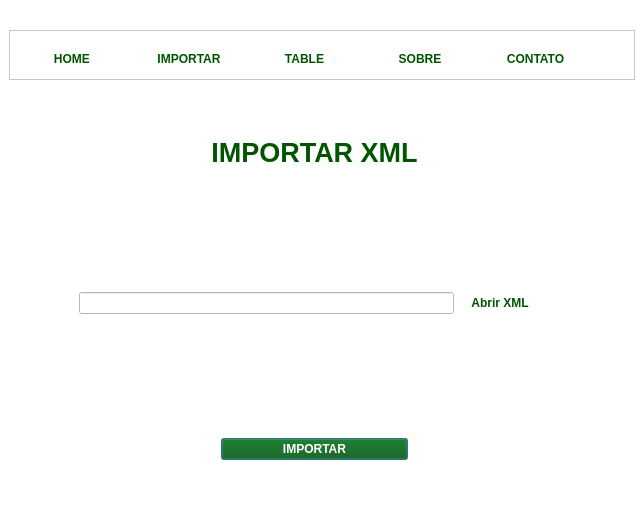
<?xml version="1.0" encoding="UTF-8"?>
<ui version="4.0">
 <class>PrimeiraTela</class>
 <widget class="QMainWindow" name="PrimeiraTela">
  <property name="windowModality">
   <enum>Qt::WindowModal</enum>
  </property>
  <property name="enabled">
   <bool>true</bool>
  </property>
  <property name="geometry">
   <rect>
    <x>0</x>
    <y>0</y>
    <width>644</width>
    <height>507</height>
   </rect>
  </property>
  <property name="sizePolicy">
   <sizepolicy hsizetype="Preferred" vsizetype="Preferred">
    <horstretch>0</horstretch>
    <verstretch>0</verstretch>
   </sizepolicy>
  </property>
  <property name="minimumSize">
   <size>
    <width>0</width>
    <height>507</height>
   </size>
  </property>
  <property name="maximumSize">
   <size>
    <width>674</width>
    <height>507</height>
   </size>
  </property>
  <property name="sizeIncrement">
   <size>
    <width>10</width>
    <height>0</height>
   </size>
  </property>
  <property name="cursor">
   <cursorShape>ArrowCursor</cursorShape>
  </property>
  <property name="contextMenuPolicy">
   <enum>Qt::CustomContextMenu</enum>
  </property>
  <property name="windowTitle">
   <string notr="true">MainWindow</string>
  </property>
  <property name="whatsThis">
   <string notr="true"/>
  </property>
  <property name="autoFillBackground">
   <bool>false</bool>
  </property>
  <property name="styleSheet">
   <string notr="true">background-color: rgb(255, 255, 255);
color: rgb(0, 85, 0);</string>
  </property>
  <widget class="QWidget" name="centralwidget">
   <property name="enabled">
    <bool>true</bool>
   </property>
   <property name="sizePolicy">
    <sizepolicy hsizetype="Preferred" vsizetype="Preferred">
     <horstretch>0</horstretch>
     <verstretch>0</verstretch>
    </sizepolicy>
   </property>
   <property name="minimumSize">
    <size>
     <width>644</width>
     <height>498</height>
    </size>
   </property>
   <property name="maximumSize">
    <size>
     <width>644</width>
     <height>498</height>
    </size>
   </property>
   <layout class="QGridLayout" name="gridLayout_4">
    <item row="1" column="0">
     <widget class="QFrame" name="frame_2">
      <property name="maximumSize">
       <size>
        <width>16777215</width>
        <height>50</height>
       </size>
      </property>
      <property name="frameShape">
       <enum>QFrame::StyledPanel</enum>
      </property>
      <property name="frameShadow">
       <enum>QFrame::Raised</enum>
      </property>
      <widget class="QWidget" name="">
       <property name="geometry">
        <rect>
         <x>10</x>
         <y>10</y>
         <width>571</width>
         <height>37</height>
        </rect>
       </property>
       <layout class="QHBoxLayout" name="horizontalLayout">
        <item>
         <widget class="QPushButton" name="btn_home">
          <property name="sizePolicy">
           <sizepolicy hsizetype="Preferred" vsizetype="Preferred">
            <horstretch>0</horstretch>
            <verstretch>0</verstretch>
           </sizepolicy>
          </property>
          <property name="minimumSize">
           <size>
            <width>0</width>
            <height>35</height>
           </size>
          </property>
          <property name="font">
           <font>
            <weight>75</weight>
            <bold>true</bold>
           </font>
          </property>
          <property name="toolTip">
           <string notr="true"/>
          </property>
          <property name="statusTip">
           <string notr="true"/>
          </property>
          <property name="accessibleName">
           <string notr="true"/>
          </property>
          <property name="layoutDirection">
           <enum>Qt::RightToLeft</enum>
          </property>
          <property name="autoFillBackground">
           <bool>false</bool>
          </property>
          <property name="styleSheet">
           <string notr="true">QPushButton{
color: rgb(0, 85, 0);
front-size: 16;
background-color: rgb(0, 85, 0);
}

QPushButton:houver{background-color: #fff; color:black}
</string>
          </property>
          <property name="text">
           <string>HOME </string>
          </property>
          <property name="autoDefault">
           <bool>false</bool>
          </property>
          <property name="default">
           <bool>true</bool>
          </property>
          <property name="flat">
           <bool>true</bool>
          </property>
         </widget>
        </item>
        <item>
         <widget class="QPushButton" name="btn_outro">
          <property name="sizePolicy">
           <sizepolicy hsizetype="Preferred" vsizetype="Preferred">
            <horstretch>0</horstretch>
            <verstretch>0</verstretch>
           </sizepolicy>
          </property>
          <property name="font">
           <font>
            <weight>75</weight>
            <bold>true</bold>
           </font>
          </property>
          <property name="toolTip">
           <string notr="true"/>
          </property>
          <property name="statusTip">
           <string notr="true"/>
          </property>
          <property name="styleSheet">
           <string notr="true">QPushButton{
color: rgb(0, 85, 0);
front-size: 16;
background-color: rgb(0, 85, 0);
}

QPushButton:houver{background-color: #fff; color:black}
</string>
          </property>
          <property name="text">
           <string>IMPORTAR</string>
          </property>
          <property name="autoDefault">
           <bool>false</bool>
          </property>
          <property name="default">
           <bool>true</bool>
          </property>
          <property name="flat">
           <bool>true</bool>
          </property>
         </widget>
        </item>
        <item>
         <widget class="QPushButton" name="btn_table">
          <property name="sizePolicy">
           <sizepolicy hsizetype="Preferred" vsizetype="Preferred">
            <horstretch>0</horstretch>
            <verstretch>0</verstretch>
           </sizepolicy>
          </property>
          <property name="font">
           <font>
            <weight>75</weight>
            <bold>true</bold>
           </font>
          </property>
          <property name="toolTip">
           <string notr="true"/>
          </property>
          <property name="statusTip">
           <string notr="true"/>
          </property>
          <property name="styleSheet">
           <string notr="true">QPushButton{
color: rgb(0, 85, 0);
front-size: 16;
background-color: rgb(0, 85, 0);
}

QPushButton:houver{background-color: #fff; color:black}
</string>
          </property>
          <property name="text">
           <string>TABLE</string>
          </property>
          <property name="autoDefault">
           <bool>false</bool>
          </property>
          <property name="default">
           <bool>true</bool>
          </property>
          <property name="flat">
           <bool>true</bool>
          </property>
         </widget>
        </item>
        <item>
         <widget class="QPushButton" name="btn_sobre">
          <property name="enabled">
           <bool>true</bool>
          </property>
          <property name="sizePolicy">
           <sizepolicy hsizetype="Preferred" vsizetype="Preferred">
            <horstretch>0</horstretch>
            <verstretch>0</verstretch>
           </sizepolicy>
          </property>
          <property name="sizeIncrement">
           <size>
            <width>500</width>
            <height>500</height>
           </size>
          </property>
          <property name="baseSize">
           <size>
            <width>500</width>
            <height>500</height>
           </size>
          </property>
          <property name="font">
           <font>
            <weight>75</weight>
            <bold>true</bold>
           </font>
          </property>
          <property name="toolTip">
           <string notr="true"/>
          </property>
          <property name="statusTip">
           <string notr="true"/>
          </property>
          <property name="styleSheet">
           <string notr="true">QPushButton{
color: rgb(0, 85, 0);
front-size: 16;
background-color: rgb(0, 85, 0);
}

QPushButton:houver{background-color: #fff; color:black}
</string>
          </property>
          <property name="text">
           <string>SOBRE</string>
          </property>
          <property name="autoDefault">
           <bool>false</bool>
          </property>
          <property name="default">
           <bool>true</bool>
          </property>
          <property name="flat">
           <bool>true</bool>
          </property>
         </widget>
        </item>
        <item>
         <widget class="QPushButton" name="btn_contato">
          <property name="sizePolicy">
           <sizepolicy hsizetype="Preferred" vsizetype="Preferred">
            <horstretch>0</horstretch>
            <verstretch>0</verstretch>
           </sizepolicy>
          </property>
          <property name="maximumSize">
           <size>
            <width>500</width>
            <height>500</height>
           </size>
          </property>
          <property name="sizeIncrement">
           <size>
            <width>4500</width>
            <height>500</height>
           </size>
          </property>
          <property name="baseSize">
           <size>
            <width>500</width>
            <height>500</height>
           </size>
          </property>
          <property name="font">
           <font>
            <weight>75</weight>
            <bold>true</bold>
           </font>
          </property>
          <property name="toolTip">
           <string notr="true"/>
          </property>
          <property name="statusTip">
           <string notr="true"/>
          </property>
          <property name="styleSheet">
           <string notr="true">QPushButton{
color: rgb(0, 85, 0);
front-size: 16;
background-color: rgb(0, 85, 0);
}

QPushButton:houver{background-color: #fff; color:black}
</string>
          </property>
          <property name="text">
           <string>CONTATO</string>
          </property>
          <property name="autoDefault">
           <bool>false</bool>
          </property>
          <property name="default">
           <bool>true</bool>
          </property>
          <property name="flat">
           <bool>true</bool>
          </property>
         </widget>
        </item>
       </layout>
      </widget>
     </widget>
    </item>
    <item row="3" column="0">
     <widget class="QStackedWidget" name="Pages">
      <property name="enabled">
       <bool>true</bool>
      </property>
      <property name="sizePolicy">
       <sizepolicy hsizetype="Preferred" vsizetype="Preferred">
        <horstretch>0</horstretch>
        <verstretch>0</verstretch>
       </sizepolicy>
      </property>
      <property name="minimumSize">
       <size>
        <width>0</width>
        <height>361</height>
       </size>
      </property>
      <property name="maximumSize">
       <size>
        <width>16777215</width>
        <height>361</height>
       </size>
      </property>
      <property name="font">
       <font>
        <weight>50</weight>
        <bold>false</bold>
        <stylestrategy>PreferDefault</stylestrategy>
       </font>
      </property>
      <property name="acceptDrops">
       <bool>false</bool>
      </property>
      <property name="currentIndex">
       <number>4</number>
      </property>
      <widget class="QWidget" name="pg_table">
       <property name="enabled">
        <bool>true</bool>
       </property>
       <property name="sizePolicy">
        <sizepolicy hsizetype="Preferred" vsizetype="Preferred">
         <horstretch>0</horstretch>
         <verstretch>0</verstretch>
        </sizepolicy>
       </property>
       <property name="toolTip">
        <string notr="true"/>
       </property>
       <property name="statusTip">
        <string notr="true"/>
       </property>
       <property name="accessibleName">
        <string notr="true"/>
       </property>
       <layout class="QGridLayout" name="gridLayout_2">
        <item row="0" column="0" colspan="2">
         <widget class="QTabWidget" name="Estoque_Saida">
          <property name="enabled">
           <bool>true</bool>
          </property>
          <property name="sizePolicy">
           <sizepolicy hsizetype="Preferred" vsizetype="Preferred">
            <horstretch>0</horstretch>
            <verstretch>0</verstretch>
           </sizepolicy>
          </property>
          <property name="tabletTracking">
           <bool>false</bool>
          </property>
          <property name="currentIndex">
           <number>1</number>
          </property>
          <widget class="QWidget" name="tab">
           <property name="enabled">
            <bool>true</bool>
           </property>
           <attribute name="title">
            <string>Base</string>
           </attribute>
           <layout class="QVBoxLayout" name="verticalLayout_7">
            <item>
             <layout class="QHBoxLayout" name="horizontalLayout_10">
              <item>
               <layout class="QVBoxLayout" name="verticalLayout">
                <item>
                 <widget class="QPushButton" name="pushButton_5">
                  <property name="styleSheet">
                   <string notr="true">QPushButton{
color: rgb(255, 255, 255);
front-size: 16;
background-color: rgb(0, 85, 0);
}

QPushButton:houver{background-color: #fff; color:black}</string>
                  </property>
                  <property name="text">
                   <string>Importar </string>
                  </property>
                 </widget>
                </item>
                <item>
                 <widget class="QPushButton" name="pushButton_4">
                  <property name="styleSheet">
                   <string notr="true">QPushButton{
color: rgb(255, 255, 255);
front-size: 16;
background-color: rgb(0, 85, 0);
}

QPushButton:houver{background-color: #fff; color:black}</string>
                  </property>
                  <property name="text">
                   <string>Gerar Saída</string>
                  </property>
                 </widget>
                </item>
                <item>
                 <widget class="QPushButton" name="pushButton_3">
                  <property name="styleSheet">
                   <string notr="true">QPushButton{
color: rgb(255, 255, 255);
front-size: 16;
background-color: rgb(0, 85, 0);
}

QPushButton:houver{background-color: #fff; color:black}</string>
                  </property>
                  <property name="text">
                   <string>Entorno</string>
                  </property>
                 </widget>
                </item>
                <item>
                 <spacer name="verticalSpacer">
                  <property name="orientation">
                   <enum>Qt::Vertical</enum>
                  </property>
                  <property name="sizeHint" stdset="0">
                   <size>
                    <width>20</width>
                    <height>40</height>
                   </size>
                  </property>
                 </spacer>
                </item>
               </layout>
              </item>
              <item>
               <layout class="QVBoxLayout" name="verticalLayout_6">
                <item>
                 <layout class="QVBoxLayout" name="verticalLayout_4">
                  <item>
                   <widget class="QLabel" name="label_17">
                    <property name="font">
                     <font>
                      <weight>75</weight>
                      <bold>true</bold>
                     </font>
                    </property>
                    <property name="text">
                     <string>Estoque</string>
                    </property>
                   </widget>
                  </item>
                  <item>
                   <widget class="QTreeWidget" name="treeWidget">
                    <property name="enabled">
                     <bool>true</bool>
                    </property>
                    <property name="sizePolicy">
                     <sizepolicy hsizetype="Expanding" vsizetype="Preferred">
                      <horstretch>0</horstretch>
                      <verstretch>0</verstretch>
                     </sizepolicy>
                    </property>
                    <column>
                     <property name="text">
                      <string>Cliente</string>
                     </property>
                    </column>
                    <column>
                     <property name="text">
                      <string>Produto</string>
                     </property>
                    </column>
                    <column>
                     <property name="text">
                      <string>ID</string>
                     </property>
                    </column>
                    <column>
                     <property name="text">
                      <string>UF</string>
                     </property>
                    </column>
                    <column>
                     <property name="text">
                      <string>Município</string>
                     </property>
                    </column>
                    <column>
                     <property name="text">
                      <string>Nota Fiscal</string>
                     </property>
                    </column>
                    <column>
                     <property name="text">
                      <string>Quantidade</string>
                     </property>
                    </column>
                    <column>
                     <property name="text">
                      <string>Espécie</string>
                     </property>
                    </column>
                    <column>
                     <property name="text">
                      <string>Usuário </string>
                     </property>
                    </column>
                    <column>
                     <property name="text">
                      <string>Requisição</string>
                     </property>
                    </column>
                    <column>
                     <property name="text">
                      <string>Saída</string>
                     </property>
                    </column>
                   </widget>
                  </item>
                 </layout>
                </item>
                <item>
                 <layout class="QVBoxLayout" name="verticalLayout_5">
                  <item>
                   <widget class="QLabel" name="label_16">
                    <property name="font">
                     <font>
                      <weight>75</weight>
                      <bold>true</bold>
                     </font>
                    </property>
                    <property name="text">
                     <string>Saída</string>
                    </property>
                   </widget>
                  </item>
                  <item>
                   <widget class="QTreeWidget" name="treeWidget_3">
                    <column>
                     <property name="text">
                      <string>Nota Fiscal</string>
                     </property>
                    </column>
                    <column>
                     <property name="text">
                      <string>ID</string>
                     </property>
                    </column>
                    <column>
                     <property name="text">
                      <string>Data </string>
                     </property>
                    </column>
                    <column>
                     <property name="text">
                      <string>Usuário</string>
                     </property>
                    </column>
                   </widget>
                  </item>
                 </layout>
                </item>
               </layout>
              </item>
             </layout>
            </item>
           </layout>
          </widget>
          <widget class="QWidget" name="tab_2">
           <property name="sizePolicy">
            <sizepolicy hsizetype="Expanding" vsizetype="Expanding">
             <horstretch>0</horstretch>
             <verstretch>0</verstretch>
            </sizepolicy>
           </property>
           <attribute name="title">
            <string>Estoque</string>
           </attribute>
           <layout class="QGridLayout" name="gridLayout_3">
            <item row="0" column="0">
             <widget class="QLabel" name="label_18">
              <property name="enabled">
               <bool>true</bool>
              </property>
              <property name="font">
               <font>
                <pointsize>17</pointsize>
                <weight>75</weight>
                <bold>true</bold>
               </font>
              </property>
              <property name="toolTip">
               <string/>
              </property>
              <property name="text">
               <string>&lt;html&gt;&lt;head/&gt;&lt;body&gt;&lt;p align=&quot;center&quot;&gt;Estoque &lt;/p&gt;&lt;/body&gt;&lt;/html&gt;</string>
              </property>
              <property name="scaledContents">
               <bool>false</bool>
              </property>
              <property name="wordWrap">
               <bool>false</bool>
              </property>
              <property name="openExternalLinks">
               <bool>false</bool>
              </property>
             </widget>
            </item>
            <item row="1" column="0">
             <layout class="QHBoxLayout" name="horizontalLayout_11">
              <item>
               <widget class="QPushButton" name="pushButton_7">
                <property name="styleSheet">
                 <string notr="true">QPushButton{
color: rgb(255, 255, 255);
front-size: 16;
background-color: rgb(0, 85, 0);
}

QPushButton:houver{background-color: #fff; color:black}</string>
                </property>
                <property name="text">
                 <string>Gerar Excel</string>
                </property>
               </widget>
              </item>
              <item>
               <widget class="QPushButton" name="pushButton_2">
                <property name="styleSheet">
                 <string notr="true">QPushButton{
color: rgb(255, 255, 255);
front-size: 16;
background-color: rgb(0, 85, 0);
}

QPushButton:houver{background-color: #fff; color:black}</string>
                </property>
                <property name="text">
                 <string>Gerar Gráfico</string>
                </property>
               </widget>
              </item>
             </layout>
            </item>
            <item row="2" column="0">
             <widget class="QLineEdit" name="txt_filtro">
              <property name="font">
               <font>
                <weight>75</weight>
                <bold>true</bold>
               </font>
              </property>
              <property name="text">
               <string>Filtro</string>
              </property>
             </widget>
            </item>
            <item row="3" column="0">
             <widget class="QTableView" name="tableView"/>
            </item>
           </layout>
          </widget>
         </widget>
        </item>
       </layout>
      </widget>
      <widget class="QWidget" name="pg_contato">
       <widget class="QLabel" name="label_13">
        <property name="enabled">
         <bool>true</bool>
        </property>
        <property name="geometry">
         <rect>
          <x>240</x>
          <y>10</y>
          <width>191</width>
          <height>20</height>
         </rect>
        </property>
        <property name="font">
         <font>
          <pointsize>17</pointsize>
          <weight>75</weight>
          <bold>true</bold>
         </font>
        </property>
        <property name="toolTip">
         <string/>
        </property>
        <property name="text">
         <string>Tela de Contato</string>
        </property>
        <property name="scaledContents">
         <bool>false</bool>
        </property>
        <property name="wordWrap">
         <bool>false</bool>
        </property>
        <property name="openExternalLinks">
         <bool>false</bool>
        </property>
       </widget>
       <widget class="QWidget" name="">
        <property name="geometry">
         <rect>
          <x>140</x>
          <y>60</y>
          <width>371</width>
          <height>241</height>
         </rect>
        </property>
        <layout class="QVBoxLayout" name="verticalLayout_8">
         <item>
          <widget class="QLabel" name="label_25">
           <property name="text">
            <string>&lt;html&gt;&lt;head/&gt;&lt;body&gt;&lt;p align=&quot;center&quot;&gt;&lt;span style=&quot; font-size:12pt; font-weight:600;&quot;&gt;Desenvolvedora: Ana Karla Santana&lt;/span&gt;&lt;/p&gt;&lt;/body&gt;&lt;/html&gt;</string>
           </property>
          </widget>
         </item>
         <item>
          <widget class="QLabel" name="label_22">
           <property name="text">
            <string>&lt;html&gt;&lt;head/&gt;&lt;body&gt;&lt;p align=&quot;center&quot;&gt;&lt;span style=&quot; font-size:12pt; font-weight:600;&quot;&gt;Email:santanadeanakarla@gmail.com&lt;/span&gt;&lt;/p&gt;&lt;/body&gt;&lt;/html&gt;</string>
           </property>
          </widget>
         </item>
         <item>
          <widget class="QLabel" name="label_23">
           <property name="text">
            <string>&lt;html&gt;&lt;head/&gt;&lt;body&gt;&lt;p align=&quot;center&quot;&gt;&lt;span style=&quot; font-size:12pt; font-weight:600;&quot;&gt;Linkdin: in\anakarlasantana&lt;/span&gt;&lt;/p&gt;&lt;/body&gt;&lt;/html&gt;</string>
           </property>
          </widget>
         </item>
         <item>
          <widget class="QLabel" name="label_24">
           <property name="text">
            <string>&lt;html&gt;&lt;head/&gt;&lt;body&gt;&lt;p align=&quot;center&quot;&gt;&lt;span style=&quot; font-size:12pt; font-weight:600;&quot;&gt;GitHub: https://github.com/anakarlasantana&lt;/span&gt;&lt;/p&gt;&lt;/body&gt;&lt;/html&gt;</string>
           </property>
          </widget>
         </item>
        </layout>
       </widget>
      </widget>
      <widget class="QWidget" name="pg_sobre">
       <widget class="QLabel" name="label_14">
        <property name="enabled">
         <bool>true</bool>
        </property>
        <property name="geometry">
         <rect>
          <x>280</x>
          <y>10</y>
          <width>91</width>
          <height>41</height>
         </rect>
        </property>
        <property name="font">
         <font>
          <pointsize>17</pointsize>
          <weight>75</weight>
          <bold>true</bold>
         </font>
        </property>
        <property name="text">
         <string>SOBRE</string>
        </property>
       </widget>
       <widget class="QLabel" name="label_19">
        <property name="geometry">
         <rect>
          <x>40</x>
          <y>80</y>
          <width>551</width>
          <height>221</height>
         </rect>
        </property>
        <property name="font">
         <font>
          <weight>75</weight>
          <bold>true</bold>
         </font>
        </property>
        <property name="text">
         <string>&lt;html&gt;&lt;head/&gt;&lt;body&gt;&lt;p align=&quot;center&quot;&gt;&lt;span style=&quot; font-size:11pt;&quot;&gt;O A2B Estoque e Logística foi criado com o intuito de facilitar o&lt;/span&gt;&lt;/p&gt;&lt;p align=&quot;center&quot;&gt;&lt;span style=&quot; font-size:11pt;&quot;&gt; gerenciamento de estoque em armazém e no transporte logístico.&lt;/span&gt;&lt;/p&gt;&lt;/body&gt;&lt;/html&gt;</string>
        </property>
       </widget>
      </widget>
      <widget class="QWidget" name="pg_home">
       <property name="enabled">
        <bool>true</bool>
       </property>
       <property name="toolTip">
        <string notr="true"/>
       </property>
       <property name="statusTip">
        <string notr="true"/>
       </property>
       <property name="accessibleName">
        <string notr="true"/>
       </property>
       <layout class="QGridLayout" name="gridLayout">
        <item row="0" column="0">
         <widget class="QLabel" name="label">
          <property name="enabled">
           <bool>true</bool>
          </property>
          <property name="styleSheet">
           <string notr="true">color: rgb(0, 85, 0);</string>
          </property>
          <property name="text">
           <string/>
          </property>
          <property name="pixmap">
           <pixmap>../../../../../Downloads/A2B (2).png</pixmap>
          </property>
          <property name="alignment">
           <set>Qt::AlignCenter</set>
          </property>
         </widget>
        </item>
        <item row="1" column="0">
         <widget class="QPushButton" name="bt_cadrastrar_usuario">
          <property name="sizePolicy">
           <sizepolicy hsizetype="Preferred" vsizetype="Fixed">
            <horstretch>0</horstretch>
            <verstretch>0</verstretch>
           </sizepolicy>
          </property>
          <property name="font">
           <font>
            <weight>75</weight>
            <bold>true</bold>
           </font>
          </property>
          <property name="cursor">
           <cursorShape>ArrowCursor</cursorShape>
          </property>
          <property name="toolTip">
           <string notr="true"/>
          </property>
          <property name="statusTip">
           <string notr="true"/>
          </property>
          <property name="styleSheet">
           <string notr="true">QPushButton{
color: rgb(255, 255, 255);
front-size: 16;
background-color: rgb(0, 85, 0);
}

QPushButton:houver{background-color: #fff; color:black}</string>
          </property>
          <property name="text">
           <string>Cadastrar Usuário</string>
          </property>
          <property name="default">
           <bool>true</bool>
          </property>
          <property name="flat">
           <bool>false</bool>
          </property>
         </widget>
        </item>
       </layout>
      </widget>
      <widget class="QWidget" name="pg_import">
       <widget class="QLabel" name="label_2">
        <property name="geometry">
         <rect>
          <x>10</x>
          <y>20</y>
          <width>591</width>
          <height>51</height>
         </rect>
        </property>
        <property name="text">
         <string>&lt;html&gt;&lt;head/&gt;&lt;body&gt;&lt;p align=&quot;center&quot;&gt;&lt;span style=&quot; font-size:20pt; font-weight:600; color:#005500;&quot;&gt;IMPORTAR XML&lt;/span&gt;&lt;/p&gt;&lt;/body&gt;&lt;/html&gt;</string>
        </property>
       </widget>
       <widget class="QLabel" name="label_12">
        <property name="geometry">
         <rect>
          <x>270</x>
          <y>80</y>
          <width>71</width>
          <height>81</height>
         </rect>
        </property>
        <property name="text">
         <string/>
        </property>
        <property name="pixmap">
         <pixmap>../../../../../Downloads/1486505265-document-file-export-sending-exit-send_81434 (1).png</pixmap>
        </property>
       </widget>
       <widget class="QWidget" name="">
        <property name="geometry">
         <rect>
          <x>70</x>
          <y>180</y>
          <width>461</width>
          <height>32</height>
         </rect>
        </property>
        <layout class="QHBoxLayout" name="horizontalLayout_8">
         <item>
          <widget class="QLineEdit" name="lineEdit_2">
           <property name="font">
            <font>
             <pointsize>8</pointsize>
            </font>
           </property>
           <property name="styleSheet">
            <string notr="true">color: rgb(0, 85, 0);</string>
           </property>
          </widget>
         </item>
         <item>
          <widget class="QPushButton" name="ptn_open_2">
           <property name="font">
            <font>
             <weight>75</weight>
             <bold>true</bold>
            </font>
           </property>
           <property name="styleSheet">
            <string notr="true">QPushButton{
color: rgb(0, 85, 0);
front-size: 16;
background-color: rgb(0, 85, 0);
}

QPushButton:houver{background-color: #fff; color:black}
</string>
           </property>
           <property name="text">
            <string>Abrir XML</string>
           </property>
           <property name="default">
            <bool>true</bool>
           </property>
           <property name="flat">
            <bool>true</bool>
           </property>
          </widget>
         </item>
        </layout>
       </widget>
       <widget class="QWidget" name="">
        <property name="geometry">
         <rect>
          <x>20</x>
          <y>330</y>
          <width>571</width>
          <height>25</height>
         </rect>
        </property>
        <layout class="QHBoxLayout" name="horizontalLayout_9">
         <item>
          <widget class="QLabel" name="label_3">
           <property name="text">
            <string/>
           </property>
          </widget>
         </item>
         <item>
          <widget class="QPushButton" name="pushButton">
           <property name="font">
            <font>
             <weight>75</weight>
             <bold>true</bold>
            </font>
           </property>
           <property name="styleSheet">
            <string notr="true">QPushButton{
color: rgb(255, 255, 255);
front-size: 16;
background-color: rgb(0, 85, 0);
}

QPushButton:houver{background-color: #fff; color:black}
</string>
           </property>
           <property name="text">
            <string>IMPORTAR</string>
           </property>
           <property name="autoDefault">
            <bool>false</bool>
           </property>
           <property name="default">
            <bool>true</bool>
           </property>
           <property name="flat">
            <bool>false</bool>
           </property>
          </widget>
         </item>
         <item>
          <widget class="QLabel" name="label_15">
           <property name="text">
            <string/>
           </property>
          </widget>
         </item>
        </layout>
       </widget>
      </widget>
      <widget class="QWidget" name="pg_cadastro">
       <layout class="QVBoxLayout" name="verticalLayout_3">
        <item>
         <widget class="QLabel" name="label_4">
          <property name="font">
           <font>
            <pointsize>14</pointsize>
            <weight>75</weight>
            <bold>true</bold>
           </font>
          </property>
          <property name="text">
           <string>CADRASTRO DE USUÁRIO</string>
          </property>
          <property name="textFormat">
           <enum>Qt::AutoText</enum>
          </property>
          <property name="scaledContents">
           <bool>false</bool>
          </property>
          <property name="alignment">
           <set>Qt::AlignCenter</set>
          </property>
          <property name="wordWrap">
           <bool>true</bool>
          </property>
         </widget>
        </item>
        <item>
         <layout class="QVBoxLayout" name="verticalLayout_2">
          <item>
           <layout class="QHBoxLayout" name="horizontalLayout_6">
            <item>
             <widget class="QLabel" name="label_5">
              <property name="font">
               <font>
                <weight>75</weight>
                <bold>true</bold>
               </font>
              </property>
              <property name="text">
               <string>Nome:</string>
              </property>
             </widget>
            </item>
            <item>
             <widget class="QLineEdit" name="txt_nome">
              <property name="sizePolicy">
               <sizepolicy hsizetype="MinimumExpanding" vsizetype="Preferred">
                <horstretch>0</horstretch>
                <verstretch>0</verstretch>
               </sizepolicy>
              </property>
              <property name="font">
               <font>
                <weight>50</weight>
                <bold>false</bold>
               </font>
              </property>
              <property name="styleSheet">
               <string notr="true">
QPushButton{
front-size: 16;
}

</string>
              </property>
             </widget>
            </item>
           </layout>
          </item>
          <item>
           <layout class="QHBoxLayout" name="horizontalLayout_5">
            <property name="spacing">
             <number>0</number>
            </property>
            <property name="leftMargin">
             <number>0</number>
            </property>
            <property name="topMargin">
             <number>0</number>
            </property>
            <property name="rightMargin">
             <number>0</number>
            </property>
            <property name="bottomMargin">
             <number>0</number>
            </property>
            <item>
             <widget class="QLabel" name="label_6">
              <property name="font">
               <font>
                <pointsize>8</pointsize>
                <weight>75</weight>
                <bold>true</bold>
               </font>
              </property>
              <property name="text">
               <string>Usuário:</string>
              </property>
             </widget>
            </item>
            <item>
             <widget class="QLineEdit" name="txt_usuario">
              <property name="sizePolicy">
               <sizepolicy hsizetype="Expanding" vsizetype="Preferred">
                <horstretch>0</horstretch>
                <verstretch>0</verstretch>
               </sizepolicy>
              </property>
              <property name="maximumSize">
               <size>
                <width>16777215</width>
                <height>16777215</height>
               </size>
              </property>
              <property name="font">
               <font>
                <pointsize>10</pointsize>
               </font>
              </property>
             </widget>
            </item>
           </layout>
          </item>
          <item>
           <layout class="QHBoxLayout" name="horizontalLayout_4">
            <item>
             <widget class="QLabel" name="label_7">
              <property name="font">
               <font>
                <weight>75</weight>
                <bold>true</bold>
               </font>
              </property>
              <property name="text">
               <string>Senha:</string>
              </property>
             </widget>
            </item>
            <item>
             <widget class="QLineEdit" name="txt_senha">
              <property name="echoMode">
               <enum>QLineEdit::Password</enum>
              </property>
             </widget>
            </item>
           </layout>
          </item>
          <item>
           <layout class="QHBoxLayout" name="horizontalLayout_3">
            <item>
             <widget class="QLabel" name="label_8">
              <property name="font">
               <font>
                <weight>75</weight>
                <bold>true</bold>
               </font>
              </property>
              <property name="text">
               <string>Senha:</string>
              </property>
             </widget>
            </item>
            <item>
             <widget class="QLineEdit" name="txt_senha_2">
              <property name="echoMode">
               <enum>QLineEdit::Password</enum>
              </property>
             </widget>
            </item>
           </layout>
          </item>
         </layout>
        </item>
        <item>
         <layout class="QHBoxLayout" name="horizontalLayout_7">
          <property name="sizeConstraint">
           <enum>QLayout::SetFixedSize</enum>
          </property>
          <item>
           <widget class="QLabel" name="label_9">
            <property name="sizePolicy">
             <sizepolicy hsizetype="Preferred" vsizetype="Preferred">
              <horstretch>0</horstretch>
              <verstretch>0</verstretch>
             </sizepolicy>
            </property>
            <property name="font">
             <font>
              <weight>75</weight>
              <bold>true</bold>
             </font>
            </property>
            <property name="text">
             <string>Perfil</string>
            </property>
           </widget>
          </item>
          <item>
           <widget class="QComboBox" name="cb_perfil">
            <property name="sizePolicy">
             <sizepolicy hsizetype="Preferred" vsizetype="Maximum">
              <horstretch>0</horstretch>
              <verstretch>0</verstretch>
             </sizepolicy>
            </property>
            <property name="font">
             <font>
              <weight>75</weight>
              <bold>true</bold>
             </font>
            </property>
            <property name="styleSheet">
             <string notr="true">background-color: rgb(255, 255, 255);</string>
            </property>
            <item>
             <property name="text">
              <string>Usuário</string>
             </property>
            </item>
            <item>
             <property name="text">
              <string>Administrador</string>
             </property>
            </item>
           </widget>
          </item>
         </layout>
        </item>
        <item>
         <layout class="QHBoxLayout" name="horizontalLayout_2">
          <item>
           <widget class="QLabel" name="label_10">
            <property name="text">
             <string/>
            </property>
           </widget>
          </item>
          <item>
           <widget class="QPushButton" name="btn_cadastrar">
            <property name="maximumSize">
             <size>
              <width>1000</width>
              <height>16777215</height>
             </size>
            </property>
            <property name="sizeIncrement">
             <size>
              <width>30</width>
              <height>30</height>
             </size>
            </property>
            <property name="font">
             <font>
              <family>MS Shell Dlg 2</family>
              <weight>75</weight>
              <bold>true</bold>
              <underline>false</underline>
              <stylestrategy>PreferDefault</stylestrategy>
             </font>
            </property>
            <property name="mouseTracking">
             <bool>true</bool>
            </property>
            <property name="toolTip">
             <string notr="true"/>
            </property>
            <property name="styleSheet">
             <string notr="true">QPushButton{
color: rgb(255, 255, 255);
front-size: 16;
background-color: rgb(0, 85, 0);
}

QPushButton:houver{background-color: #fff; color:black}
</string>
            </property>
            <property name="inputMethodHints">
             <set>Qt::ImhNone</set>
            </property>
            <property name="text">
             <string>Cadastrar</string>
            </property>
            <property name="autoDefault">
             <bool>false</bool>
            </property>
            <property name="default">
             <bool>true</bool>
            </property>
            <property name="flat">
             <bool>false</bool>
            </property>
           </widget>
          </item>
          <item>
           <widget class="QLabel" name="label_11">
            <property name="text">
             <string/>
            </property>
           </widget>
          </item>
         </layout>
        </item>
       </layout>
      </widget>
     </widget>
    </item>
   </layout>
  </widget>
 </widget>
 <resources/>
 <connections/>
</ui>
